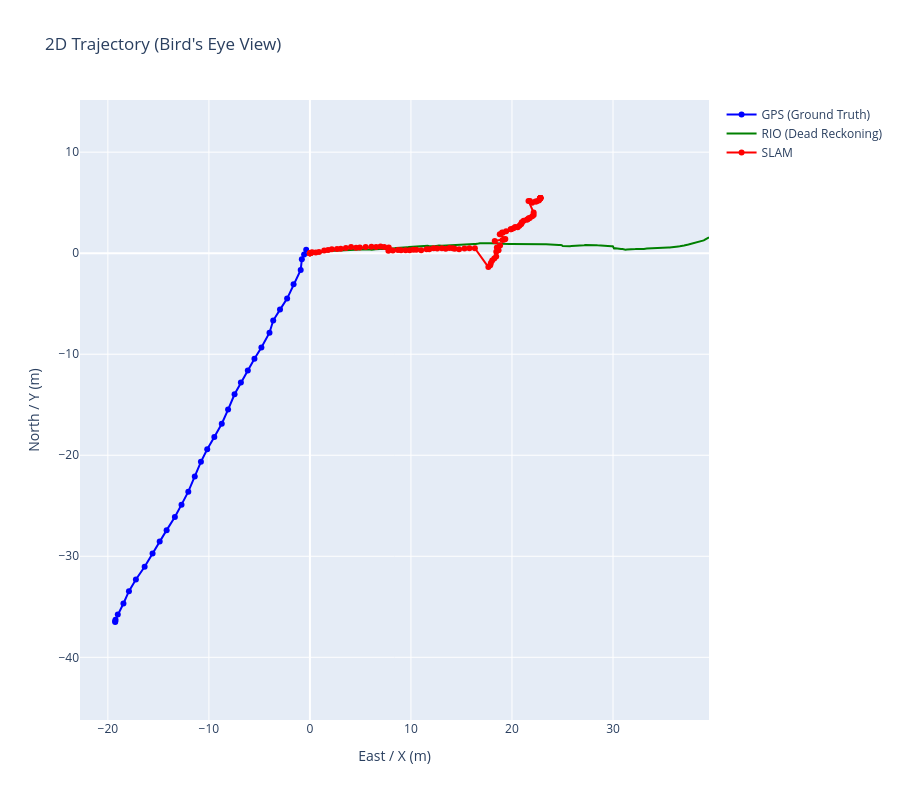

The notebook cell saved with this chart:
### Markdown cell above
## 2. Bird's Eye View (2D XY Trajectory)
Check for scale and lateral drift here.

### Code cell
fig = go.Figure()

if len(gps_enu) > 0:
    fig.add_trace(go.Scatter(x=gps_enu[:,0], y=gps_enu[:,1], mode='lines+markers', name='GPS (Ground Truth)', line=dict(color='blue')))
if len(rio_pos) > 0:
    fig.add_trace(go.Scatter(x=rio_pos[:,0], y=rio_pos[:,1], mode='lines', name='RIO (Dead Reckoning)', line=dict(color='green')))
if len(slam_pos) > 0:
    fig.add_trace(go.Scatter(x=slam_pos[:,0], y=slam_pos[:,1], mode='lines+markers', name='SLAM', line=dict(color='red')))

fig.update_layout(title="2D Trajectory (Bird's Eye View)",
                  xaxis_title="East / X (m)",
                  yaxis_title="North / Y (m)",
                  yaxis=dict(scaleanchor="x", scaleratio=1),
                  height=800)
fig.show()

### Figure 1 — Plotly figure (JSON) as saved in the notebook; plotly's stock layout.template omitted (floating-point values rounded to 4 significant figures; data arrays with more than 128 entries replaced by an {"elided": "..."} marker saying what was removed)
{"data": [{"line": {"color": "blue"}, "mode": "lines+markers", "name": "GPS (Ground Truth)", "type": "scatter", "x": [0.0, -0.3682, -0.5763, -0.8004, -0.9125, -1.617, -2.257, -2.962, -3.634, -4.002, -4.803, -5.491, -6.147, -6.836, -7.46, -8.1, -8.725, -9.461, -10.17, -10.79, -11.4, -12.04, -12.71, -13.37, -14.18, -14.87, -15.58, -16.36, -17.23, -17.91, -18.46, -19.02, -19.24, -19.27, -19.27], "y": [0.0, 0.35, -0.129, -0.608, -1.658, -3.077, -4.495, -5.582, -6.669, -7.867, -9.341, -10.45, -11.61, -12.8, -13.96, -15.48, -16.88, -18.18, -19.4, -20.65, -22.11, -23.6, -24.89, -26.11, -27.41, -28.54, -29.72, -31.04, -32.3, -33.46, -34.67, -35.76, -36.28, -36.42, -36.5]}, {"line": {"color": "green"}, "mode": "lines", "name": "RIO (Dead Reckoning)", "type": "scatter", "x": {"elided": "333 float values"}, "y": {"elided": "333 float values"}}, {"line": {"color": "red"}, "mode": "lines+markers", "name": "SLAM", "type": "scatter", "x": [0.0, 0.0, 0.0, 0.0, 0.0, 0.0, 0.1438, 0.2186, 0.5795, 0.8967, 1.409, 1.797, 2.165, 2.678, 3.051, 3.56, 4.072, 4.569, 4.939, 5.515, 6.086, 6.553, 6.991, 7.356, 7.805, 7.767, 8.211, 8.714, 9.024, 9.472, 9.869, 10.23, 10.53, 11.01, 11.54, 11.82, 12.24, 12.6, 13.06, 13.44, 13.81, 14.14, 14.33, 14.77, 15.3, 15.79, 16.33, 17.66, 17.85, 17.91, 18.04, 18.24, 18.44, 18.44, 18.67, 18.5, 18.82, 18.29, 19.07, 19.26, 19.34, 18.79, 19.02, 19.08, 19.42, 19.87, 19.92, 20.15, 20.32, 20.57, 20.73, 20.89, 20.95, 20.97, 21.16, 21.47, 21.56, 21.66, 21.76, 22.01, 22.15, 22.15, 21.63, 21.78, 22.0, 22.32, 22.42, 22.66, 22.72, 22.81, 22.81, 22.81, 22.81, 22.81, 22.81, 22.81, 22.81], "y": [0.0, 0.0, 0.0, 0.0, 0.0, 0.0, 0.0476, 0.0907, 0.0567, 0.1211, 0.2733, 0.3241, 0.3985, 0.4099, 0.4465, 0.5182, 0.604, 0.5436, 0.5574, 0.6083, 0.6467, 0.6105, 0.6582, 0.6212, 0.5689, 0.2379, 0.2564, 0.3075, 0.3013, 0.2905, 0.293, 0.3529, 0.3448, 0.2885, 0.3954, 0.3923, 0.4835, 0.4768, 0.4892, 0.4368, 0.5138, 0.4871, 0.4494, 0.3933, 0.4659, 0.4954, 0.4981, -1.373, -1.184, -0.9656, -0.7266, -0.5145, -0.3332, 0.142, 0.2831, 0.5588, 0.7551, 1.213, 1.301, 1.366, 1.398, 1.879, 2.038, 2.026, 2.174, 2.369, 2.366, 2.479, 2.583, 2.566, 2.725, 2.872, 2.958, 3.059, 3.208, 3.301, 3.362, 3.463, 3.493, 3.656, 3.784, 4.026, 5.162, 5.168, 4.987, 5.129, 5.128, 5.211, 5.326, 5.455, 5.455, 5.455, 5.455, 5.455, 5.455, 5.455, 5.455]}], "layout": {"height": 800, "title": {"text": "2D Trajectory (Bird's Eye View)"}, "xaxis": {"title": {"text": "East / X (m)"}}, "yaxis": {"scaleanchor": "x", "scaleratio": 1, "title": {"text": "North / Y (m)"}}}}
